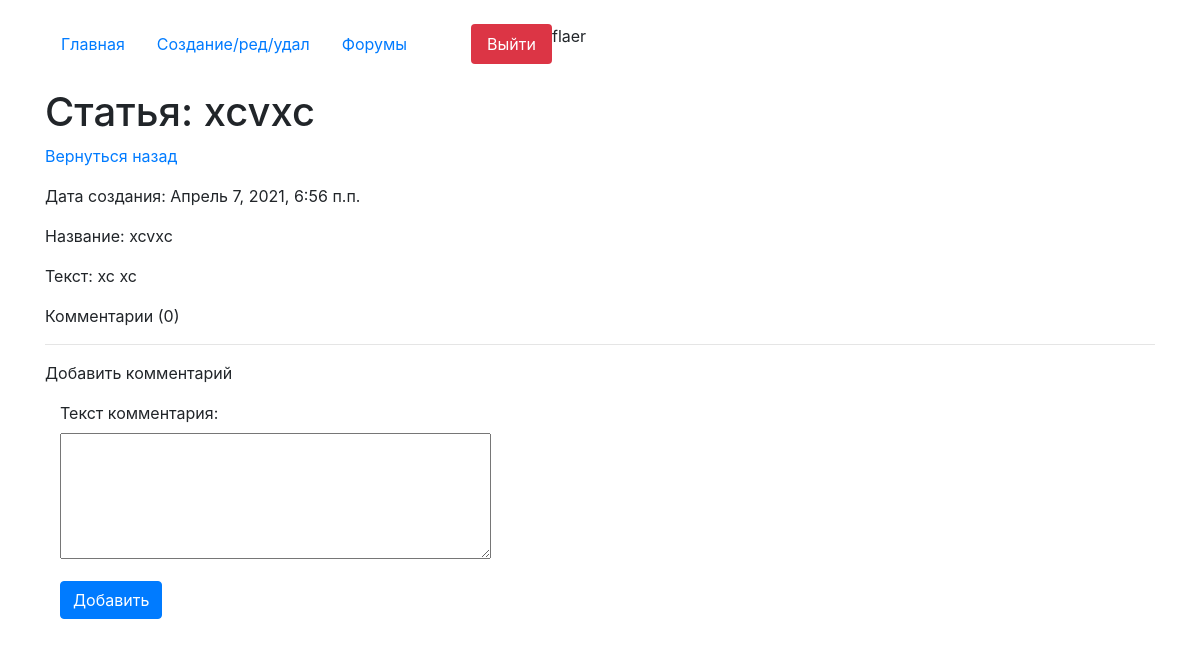
The page /detail/74 (signed in) on the database its author committed.
### core/models.py (models this page shows, shortened)
class Articles(models.Model):
    author = models.ForeignKey(User, on_delete=models.CASCADE, verbose_name='Владелец статьи', blank=True, null=True)
    create_date = models.DateTimeField(auto_now=True)
    name = models.CharField(max_length=200, verbose_name='Название')
    text = models.TextField(verbose_name='Текст')
    class Meta:
        verbose_name = 'Статью'
        verbose_name_plural = 'Статьи'

### core/views.py (the view, shortened to what this page needs)
# urls.py: path('detail/<int:pk>', views.HomeDetailView.as_view(), name='detail_page'),
class HomeDetailView(CustomSuccessMessageMixin, FormMixin, DetailView):
    model = Articles
    template_name = 'detail.html'
    context_object_name = 'get_article'
    form_class = CommentForm
    success_msg = 'Комментарий успешно создан, ожидайте модерации'

### core/forms.py
class CommentForm(forms.ModelForm):
    class Meta:
        model = Comments
        fields = ('text',)
    def __init__(self, *args, **kwargs):
        super().__init__(*args, **kwargs)
        for field in self.fields:
            self.fields[field].widget.attrs['class'] = 'form-control'
        self.fields['text'].widget = Textarea(attrs={'rows': 5})

### core/models.py (called while the page is built)
    def get_queryset(self):
        return super().get_queryset().filter(
            Q(status=False, author=get_current_user()) | Q(status=False, article__author=get_current_user()) | Q(
                status=True))

### core/templates/detail.html (shortened to what this page needs)
{% extends 'index.html' %}
    {% block content %}
    <h1 class="mt-4">Статья: {{get_article.name}}</h1>
    <p><a href="/">Вернуться назад</a></p>
    <p>Дата создания:  {{get_article.create_date}}</p>
    <p>Название:  {{get_article.name}}</p>
    <p>Текст: {{get_article.text}}</p>
    <p>Комментарии ({{get_article.comments_articles.all.count}})</p>
    <hr>
    <p>Добавить комментарий</p>
    <div class="col-4">
        <form action="" id="add_form" method="post">
                {{form.as_p}}
        </form>
        <button form="add_form" type="submit" class="btn btn-primary">Добавить</button>
    </div>
{% endblock %}

### core/templates/index.html (shortened to what this page needs)
<!doctype html>
{%load static%}
<html lang="ru">
  <head>
    <link rel="stylesheet" href="https://stackpath.bootstrapcdn.com/bootstrap/4.4.1/css/bootstrap.min.css">
<link rel="stylesheet" href="{% static 'css/demo.css' %}">
	<link rel="stylesheet" href="{% static 'css/fakeLoader.min.css' %}">
  </head>
  <body>
      <div class="container mt-4">
          <ul class="nav nav-pills">
  <li class="nav-item">
      {% url 'home' as url_home %}
    <a class="nav-link {% if url_home == request.path %}active{% endif %}" href="{{url_home}}">Главная</a>
  </li>
  <li class="nav-item">
      {% url 'edit_page' as url_edit_page %}
    <a class="nav-link {% if url_edit_page == request.path %}active{% endif %}" href="{{url_edit_page}}">Создание/ред/удал</a>
  </li>
 <li class="nav-item">
      {% url 'forum' as url_forum %}
    <a class="nav-link {% if url_forum == request.path %}active{% endif %}" href="{{url_forum}}">Форумы</a>
  </li>
  {% if request.user.is_authenticated %}
      <li class="nav-item">
        {% url 'logout_page' as url_logout_page %}
    <a class="nav-link btn-danger ml-5" href="{{url_logout_page}}">Выйти</a>
  </li>
  {% endif %}
{{request.user}}
</ul>
    {% block content %}{% endblock %}
</div>
  </body>
</html>

### core/static/css/demo.css (style rules this page uses)
a { text-decoration: none; }

### rows shown on the page
Articles: name "xcvxc", create_date "Апрель 7, 2021, 6:56 п.п.", text "xc xc", comments_articles.all.count "0"

### other values the page prints
{{ request.user }} "flaer"
